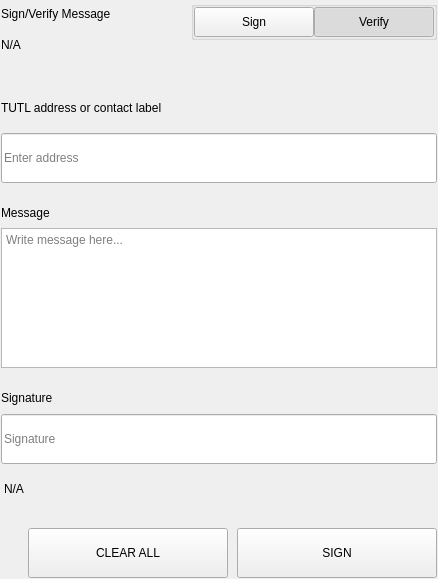
<?xml version="1.0" encoding="UTF-8"?>
<ui version="4.0">
 <class>SettingsSignMessageWidgets</class>
 <widget class="QWidget" name="SettingsSignMessageWidgets">
  <property name="geometry">
   <rect>
    <x>0</x>
    <y>0</y>
    <width>438</width>
    <height>579</height>
   </rect>
  </property>
  <property name="windowTitle">
   <string>Form</string>
  </property>
  <layout class="QVBoxLayout" name="verticalLayout">
   <property name="spacing">
    <number>0</number>
   </property>
   <property name="leftMargin">
    <number>0</number>
   </property>
   <property name="topMargin">
    <number>0</number>
   </property>
   <property name="rightMargin">
    <number>0</number>
   </property>
   <property name="bottomMargin">
    <number>0</number>
   </property>
   <item>
    <widget class="QWidget" name="left" native="true">
     <layout class="QVBoxLayout" name="verticalLayout_3">
      <property name="leftMargin">
       <number>0</number>
      </property>
      <property name="topMargin">
       <number>0</number>
      </property>
      <property name="rightMargin">
       <number>0</number>
      </property>
      <property name="bottomMargin">
       <number>0</number>
      </property>
      <item>
       <widget class="QWidget" name="container_sign" native="true">
        <layout class="QVBoxLayout" name="verticalLayout_2">
         <property name="spacing">
          <number>0</number>
         </property>
         <property name="leftMargin">
          <number>1</number>
         </property>
         <property name="topMargin">
          <number>1</number>
         </property>
         <property name="rightMargin">
          <number>1</number>
         </property>
         <property name="bottomMargin">
          <number>1</number>
         </property>
         <item>
          <layout class="QHBoxLayout" name="horizontalLayout_3" stretch="3,1">
           <property name="spacing">
            <number>40</number>
           </property>
           <item>
            <layout class="QVBoxLayout" name="verticalLayoutTitle">
             <property name="spacing">
              <number>5</number>
             </property>
             <item>
              <widget class="QLabel" name="labelTitle">
               <property name="text">
                <string>Sign/Verify Message</string>
               </property>
              </widget>
             </item>
             <item>
              <widget class="QLabel" name="labelSubtitle1">
               <property name="text">
                <string notr="true">N/A</string>
               </property>
               <property name="wordWrap">
                <bool>true</bool>
               </property>
              </widget>
             </item>
            </layout>
           </item>
           <item alignment="Qt::AlignRight|Qt::AlignTop">
            <widget class="QWidget" name="containerSwitch" native="true">
             <property name="styleSheet">
              <string notr="true">#containerSwitch{
	padding-top:9px;
}</string>
             </property>
             <layout class="QVBoxLayout" name="verticalLayout_6">
              <property name="spacing">
               <number>4</number>
              </property>
              <property name="leftMargin">
               <number>0</number>
              </property>
              <property name="topMargin">
               <number>0</number>
              </property>
              <property name="rightMargin">
               <number>0</number>
              </property>
              <property name="bottomMargin">
               <number>0</number>
              </property>
              <item alignment="Qt::AlignRight">
               <widget class="QGroupBox" name="groupBox">
                <property name="sizePolicy">
                 <sizepolicy hsizetype="Fixed" vsizetype="Preferred">
                  <horstretch>0</horstretch>
                  <verstretch>0</verstretch>
                 </sizepolicy>
                </property>
                <property name="title">
                 <string/>
                </property>
                <property name="alignment">
                 <set>Qt::AlignRight|Qt::AlignTop|Qt::AlignTrailing</set>
                </property>
                <layout class="QHBoxLayout" name="horizontalLayout_4">
                 <property name="spacing">
                  <number>0</number>
                 </property>
                 <property name="leftMargin">
                  <number>0</number>
                 </property>
                 <property name="topMargin">
                  <number>0</number>
                 </property>
                 <property name="rightMargin">
                  <number>0</number>
                 </property>
                 <property name="bottomMargin">
                  <number>0</number>
                 </property>
                 <item>
                  <widget class="QPushButton" name="pushSign">
                   <property name="minimumSize">
                    <size>
                     <width>120</width>
                     <height>30</height>
                    </size>
                   </property>
                   <property name="maximumSize">
                    <size>
                     <width>120</width>
                     <height>30</height>
                    </size>
                   </property>
                   <property name="focusPolicy">
                    <enum>Qt::NoFocus</enum>
                   </property>
                   <property name="text">
                    <string>Sign</string>
                   </property>
                   <property name="checkable">
                    <bool>true</bool>
                   </property>
                   <property name="autoExclusive">
                    <bool>true</bool>
                   </property>
                  </widget>
                 </item>
                 <item>
                  <widget class="QPushButton" name="pushVerify">
                   <property name="minimumSize">
                    <size>
                     <width>120</width>
                     <height>30</height>
                    </size>
                   </property>
                   <property name="maximumSize">
                    <size>
                     <width>120</width>
                     <height>30</height>
                    </size>
                   </property>
                   <property name="focusPolicy">
                    <enum>Qt::NoFocus</enum>
                   </property>
                   <property name="text">
                    <string>Verify</string>
                   </property>
                   <property name="checkable">
                    <bool>true</bool>
                   </property>
                   <property name="checked">
                    <bool>true</bool>
                   </property>
                   <property name="autoExclusive">
                    <bool>true</bool>
                   </property>
                  </widget>
                 </item>
                </layout>
               </widget>
              </item>
              <item alignment="Qt::AlignHCenter|Qt::AlignTop">
               <widget class="QLabel" name="labelSubtitleSwitch">
                <property name="text">
                 <string/>
                </property>
                <property name="alignment">
                 <set>Qt::AlignRight|Qt::AlignTrailing|Qt::AlignVCenter</set>
                </property>
               </widget>
              </item>
             </layout>
            </widget>
           </item>
          </layout>
         </item>
         <item>
          <spacer name="verticalSpacer_2">
           <property name="orientation">
            <enum>Qt::Vertical</enum>
           </property>
           <property name="sizeType">
            <enum>QSizePolicy::Fixed</enum>
           </property>
           <property name="sizeHint" stdset="0">
            <size>
             <width>20</width>
             <height>40</height>
            </size>
           </property>
          </spacer>
         </item>
         <item>
          <widget class="QWidget" name="containerAddress" native="true">
           <property name="sizePolicy">
            <sizepolicy hsizetype="Preferred" vsizetype="Fixed">
             <horstretch>0</horstretch>
             <verstretch>0</verstretch>
            </sizepolicy>
           </property>
           <layout class="QVBoxLayout" name="verticalLayout_5" stretch="0,0">
            <property name="spacing">
             <number>15</number>
            </property>
            <property name="leftMargin">
             <number>0</number>
            </property>
            <property name="topMargin">
             <number>0</number>
            </property>
            <property name="rightMargin">
             <number>0</number>
            </property>
            <property name="bottomMargin">
             <number>0</number>
            </property>
            <item>
             <widget class="QLabel" name="labelSubtitleAddress">
              <property name="minimumSize">
               <size>
                <width>0</width>
                <height>20</height>
               </size>
              </property>
              <property name="maximumSize">
               <size>
                <width>16777215</width>
                <height>20</height>
               </size>
              </property>
              <property name="text">
               <string>TUTL address or contact label</string>
              </property>
             </widget>
            </item>
            <item>
             <widget class="QLineEdit" name="addressIn_SM">
              <property name="minimumSize">
               <size>
                <width>0</width>
                <height>50</height>
               </size>
              </property>
              <property name="maximumSize">
               <size>
                <width>16777215</width>
                <height>50</height>
               </size>
              </property>
              <property name="placeholderText">
               <string>Enter address</string>
              </property>
             </widget>
            </item>
           </layout>
          </widget>
         </item>
         <item>
          <spacer name="verticalSpacer_3">
           <property name="orientation">
            <enum>Qt::Vertical</enum>
           </property>
           <property name="sizeType">
            <enum>QSizePolicy::Fixed</enum>
           </property>
           <property name="sizeHint" stdset="0">
            <size>
             <width>20</width>
             <height>20</height>
            </size>
           </property>
          </spacer>
         </item>
         <item>
          <layout class="QVBoxLayout" name="verticalLayout_9">
           <property name="spacing">
            <number>5</number>
           </property>
           <item>
            <widget class="QLabel" name="labelSubtitleMessage">
             <property name="minimumSize">
              <size>
               <width>0</width>
               <height>20</height>
              </size>
             </property>
             <property name="maximumSize">
              <size>
               <width>16777215</width>
               <height>20</height>
              </size>
             </property>
             <property name="text">
              <string>Message</string>
             </property>
            </widget>
           </item>
           <item>
            <widget class="QPlainTextEdit" name="messageIn_SM">
             <property name="minimumSize">
              <size>
               <width>0</width>
               <height>140</height>
              </size>
             </property>
             <property name="maximumSize">
              <size>
               <width>16777215</width>
               <height>140</height>
              </size>
             </property>
             <property name="placeholderText">
              <string>Write message here...</string>
             </property>
            </widget>
           </item>
          </layout>
         </item>
         <item>
          <spacer name="verticalSpacer_4">
           <property name="orientation">
            <enum>Qt::Vertical</enum>
           </property>
           <property name="sizeType">
            <enum>QSizePolicy::Fixed</enum>
           </property>
           <property name="sizeHint" stdset="0">
            <size>
             <width>20</width>
             <height>20</height>
            </size>
           </property>
          </spacer>
         </item>
         <item>
          <widget class="QWidget" name="widget" native="true">
           <property name="minimumSize">
            <size>
             <width>0</width>
             <height>75</height>
            </size>
           </property>
           <property name="maximumSize">
            <size>
             <width>16777215</width>
             <height>16777215</height>
            </size>
           </property>
           <layout class="QVBoxLayout" name="verticalLayout_4">
            <property name="leftMargin">
             <number>0</number>
            </property>
            <property name="topMargin">
             <number>0</number>
            </property>
            <property name="rightMargin">
             <number>0</number>
            </property>
            <property name="bottomMargin">
             <number>0</number>
            </property>
            <item>
             <widget class="QLabel" name="labelSubtitleSignature">
              <property name="minimumSize">
               <size>
                <width>0</width>
                <height>20</height>
               </size>
              </property>
              <property name="maximumSize">
               <size>
                <width>16777215</width>
                <height>20</height>
               </size>
              </property>
              <property name="text">
               <string>Signature</string>
              </property>
             </widget>
            </item>
            <item>
             <widget class="QLineEdit" name="signatureOut_SM">
              <property name="minimumSize">
               <size>
                <width>0</width>
                <height>50</height>
               </size>
              </property>
              <property name="placeholderText">
               <string>Signature</string>
              </property>
             </widget>
            </item>
           </layout>
          </widget>
         </item>
         <item>
          <widget class="QLabel" name="statusLabel_SM">
           <property name="styleSheet">
            <string notr="true">padding-top:5px;</string>
           </property>
           <property name="text">
            <string notr="true">N/A</string>
           </property>
          </widget>
         </item>
         <item>
          <spacer name="verticalSpacer">
           <property name="orientation">
            <enum>Qt::Vertical</enum>
           </property>
           <property name="sizeType">
            <enum>QSizePolicy::Fixed</enum>
           </property>
           <property name="sizeHint" stdset="0">
            <size>
             <width>20</width>
             <height>20</height>
            </size>
           </property>
          </spacer>
         </item>
         <item>
          <layout class="QHBoxLayout" name="horizontalLayout_7">
           <property name="spacing">
            <number>9</number>
           </property>
           <item>
            <spacer name="horizontalSpacer_5">
             <property name="orientation">
              <enum>Qt::Horizontal</enum>
             </property>
             <property name="sizeType">
              <enum>QSizePolicy::Expanding</enum>
             </property>
             <property name="sizeHint" stdset="0">
              <size>
               <width>40</width>
               <height>20</height>
              </size>
             </property>
            </spacer>
           </item>
           <item>
            <widget class="QPushButton" name="pushButtonClear">
             <property name="minimumSize">
              <size>
               <width>200</width>
               <height>50</height>
              </size>
             </property>
             <property name="focusPolicy">
              <enum>Qt::NoFocus</enum>
             </property>
             <property name="text">
              <string>CLEAR ALL</string>
             </property>
            </widget>
           </item>
           <item>
            <widget class="QPushButton" name="pushButtonSave">
             <property name="minimumSize">
              <size>
               <width>200</width>
               <height>50</height>
              </size>
             </property>
             <property name="maximumSize">
              <size>
               <width>200</width>
               <height>50</height>
              </size>
             </property>
             <property name="focusPolicy">
              <enum>Qt::NoFocus</enum>
             </property>
             <property name="text">
              <string>SIGN</string>
             </property>
            </widget>
           </item>
          </layout>
         </item>
        </layout>
       </widget>
      </item>
     </layout>
    </widget>
   </item>
  </layout>
 </widget>
 <resources/>
 <connections/>
</ui>
